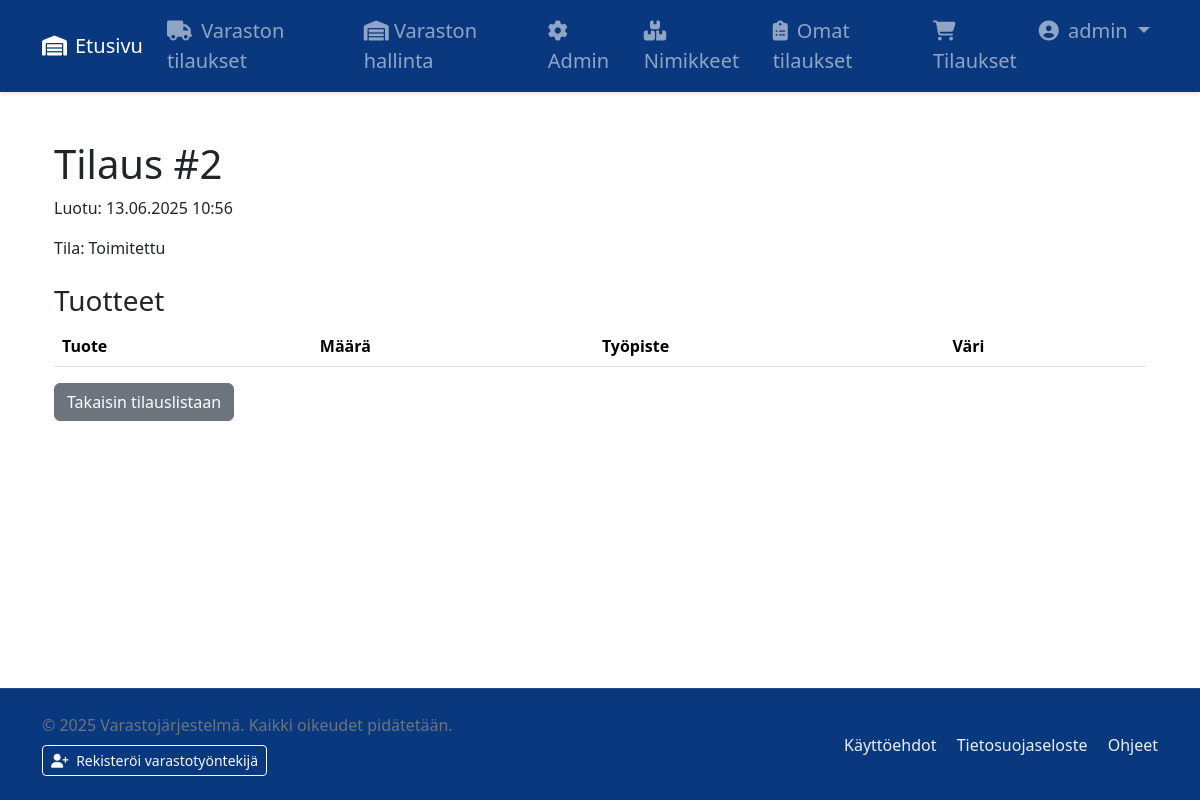
Page /orders/2/ (signed in) on the committed database.
### stock/models.py (models this page shows, shortened)
class Order(models.Model):
    STATUS_CHOICES = [
        ('pending', 'Odottaa'),
        ('processing', 'Käsitelyssä'),
        ('delivered', 'Toimitettu'),
    ]
    user = models.ForeignKey(User, on_delete=models.CASCADE)
    cart = models.OneToOneField(Cart, on_delete=models.CASCADE)
    status = models.CharField(max_length=20, choices=STATUS_CHOICES, default='pending')
    created_at = models.DateTimeField(auto_now_add=True)
    updated_at = models.DateTimeField(auto_now=True)
    comment = models.TextField(blank=True)

### stock/views.py (the view)
# urls.py: path('orders/<int:order_id>/', views.order_detail, name='order_detail'),
@login_required
def order_detail(request, order_id):
    order = get_object_or_404(Order.objects.select_related('user'), id=order_id)
    if not (request.user.is_superuser or is_warehouse_staff(request.user) or order.user == request.user):
        messages.error(request, "Sinulla ei ole pääsyä tähän tilaukseen.")
        return redirect('order_list')
    if request.method == 'POST':
        form = OrderCommentForm(request.POST, instance=order)
        if form.is_valid():
            form.save()
            messages.success(request, "Kommentti päivitetty")
            return redirect('order_detail', order_id=order.id)
    else:
        form = OrderCommentForm(instance=order)
    return render(request, 'order_detail.html', {
        'order': order,
        'form': form
    })

### stock/context_processors.py (called while the page is built)
def user_groups(request):
    return {
        'is_warehouse_staff': request.user.groups.filter(name__iexact='Warehouse Staff').exists()
    }

### stock/views.py (called while the page is built)
def cart_context(request):
    if request.user.is_authenticated:
        cart_items_count = CartItem.objects.filter(
            cart__user=request.user,
            cart__is_ordered=False
        ).count()
        return {'cart_items_count': cart_items_count}
    return {}

### stock/templates/order_detail.html (shortened to what this page needs)
{% extends "base.html" %}
{% block content %}
<div class="container mt-4">
    <h1>Tilaus #{{ order.id }}</h1>
    <p>Luotu: {{ order.created_at|date:"d.m.Y H:i" }}</p>
    <p>Tila: {{ order.get_status_display }}</p>
    <h3 class="mt-4">Tuotteet</h3>
    <table class="table">
        <thead>
            <tr>
                <th>Tuote</th>
                <th>Määrä</th>
                <th>Työpiste</th>
                <th>Väri</th>
            </tr>
        </thead>
    </table>
    <a href="{% url 'warehouse_orders' %}" class="btn btn-secondary">Takaisin tilauslistaan</a>
</div>
{% endblock %}

### stock/templates/base.html (shortened to what this page needs)
{% load static %}
<!DOCTYPE html>
<html lang="fi">
<head>
    <link rel="stylesheet" href="{% static 'stock/bootstrap.css' %}">
    <link rel="stylesheet" href="https://cdnjs.cloudflare.com/ajax/libs/font-awesome/6.4.0/css/all.min.css">
    <link rel="stylesheet" href="{% static 'stock/styles.css' %}">
</head>
<body>
    <nav class="navbar navbar-expand-lg navbar-dark navbar-custom">
        <div class="container">
            <a class="navbar-brand" href="{% url 'home' %}">
                <i class="fas fa-warehouse me-2"></i>Etusivu
            </a>
            <div class="collapse navbar-collapse" id="navbarNav">
                <ul class="navbar-nav me-auto">
                    {% if user.is_staff and user.is_superuser %}
                    <li class="nav-item">
                        <a class="nav-link" href="{% url 'warehouse_orders' %}">
                            <i class="fas fa-truck me-1"></i> <div class='menutext'>Varaston tilaukset</div>
                        </a>
                    </li>
                    <li class="nav-item">
                        <a class="nav-link" href="{% url 'manage_stock' %}">
                            <i class="fas fa-thin fa-warehouse"></i> <div class='menutext'>Varaston hallinta</div>
                        </a>
                    </li>
                    <li class="nav-item">
                        <a class="nav-link" href="{% url 'admin:index' %}">
                            <i class="fas fa-cog me-1"></i> <div class='menutext'>Admin</div>
                        </a>
                    </li>
                    {% endif %}
                    <li class="nav-item">
                        <a class="nav-link" href="{% url 'stock_list' %}">
                            <i class="fas fa-boxes me-1"></i> <div class='menutext'>Nimikkeet</div>
                        </a>
                    </li>
                    {% if user.is_authenticated %}
                    <li class="nav-item">
                        <a class="nav-link" href="{% url 'order_list' %}">
                            <i class="fas fa-clipboard-list me-1"></i> <div class='menutext'>Omat tilaukset</div>
                        </a>
                    </li>
                    {% endif %}
                </ul>
                <ul class="navbar-nav">
                    {% if user.is_authenticated %}
                    <li class="nav-item">
                        <a class="nav-link position-relative" href="{% url 'cart_view' %}">
                            <i class="fas fa-shopping-cart me-1"></i> <div class='menutext'>Tilaukset</div>
                        </a>
                    </li>
                    <li class="nav-item dropdown">
                        <a class="nav-link dropdown-toggle" href="#" id="userDropdown" role="button" data-bs-toggle="dropdown">
                            <i class="fas fa-user-circle me-1"></i> {{ user.username }}
                        </a>
                    </li>
                    {% else %}
                    <li class="nav-item">
                        <a class="nav-link" href="{% url 'login' %}?next={{ request.path }}">
                            <i class="fas fa-sign-in-alt me-1"></i> Kirjaudu sisään
                        </a>
                    </li>
                    {% endif %}
                </ul>
            </div>
        </div>
    </nav>
    <main class="container my-4">
        {% block content %}{% endblock %}
    </main>
    <footer class="py-4">
        <div class="container">
            <div class="row align-items-center">
                <div class="col-md-6 text-center text-md-start mb-3 mb-md-0">
                    <p class="mb-0 text-secondary">&copy; 2025 Varastojärjestelmä. Kaikki oikeudet pidätetään.</p>
                    {% if user.is_staff and user.is_superuser %}
                    <div class="mt-2">
                        <a href="{% url 'register_warehouse_staff' %}" class="btn btn-sm btn-outline-light">
                            <i class="fas fa-user-plus me-1"></i> Rekisteröi varastotyöntekijä
                        </a>
                    </div>
                    {% endif %}
                </div>
                <div class="col-md-6 text-center text-md-end footer-links">
                    <a href="#" class="me-3">Käyttöehdot</a>
                    <a href="#" class="me-3">Tietosuojaseloste</a>
                    <a href="#">Ohjeet</a>
                </div>
            </div>
        </div>
    </footer>
</body>
</html>

### stock/static/stock/styles.css (style rules this page uses)
body { display: flex; flex-direction: column; min-height: 100vh; }
main { flex: 1; }
footer a { text-decoration: none; transition: color 0.3s; }
@media (min-width: 850px) { .menutext { display: none; } }
@media (min-width: 1000px) { .menutext { display: inline; } }

### stock/templates/base.html (style rules this page uses)
.navbar-custom { background-color:rgb(9, 56, 126) !important; box-shadow: 0 2px 4px rgba(0,0,0,0.1); font-size:20px; }
footer { background-color:rgb(9, 56, 126) !important; border-top: 1px solid rgba(255,255,255,0.1); }
.footer-links a { color:rgb(236, 239, 242); text-decoration: none; transition: color 0.3s; }

### rows in the picture
Order: id "2", created_at "13.06.2025 10:56", status "Toimitettu"

### other values in the picture
{{ user.username }} "admin"
